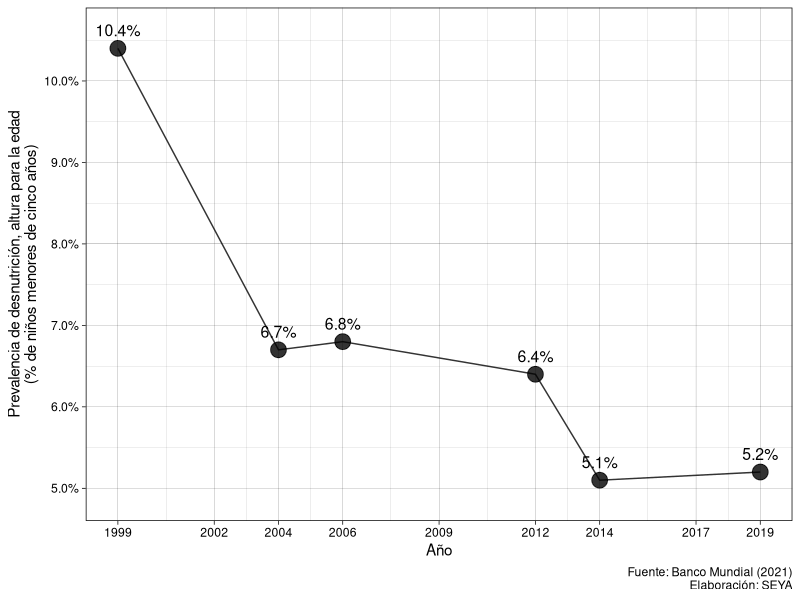

Here is the R script that generated this plot:

############################################################################
############################################################################
###                                                                      ###
###                  SOLUCIONES ECONÓMICAS Y ANALÍTICAS                  ###
###                              @SEYA_Ecu                               ###
###         ELABORACIÓN: @dhecheverria | @byfcl3 | @jeaguilarc_98        ###
###                            TIPS & TRICKS R                           ###
###                                                                      ###
############################################################################
############################################################################



# Librerías ---------------------------------------------------------------

library(tidyverse)

# Datos -------------------------------------------------------------------
data <- tribble(
  ~year, ~value,
  1999, 10.4,
  2004, 6.7,
  2006, 6.8,
  2012, 6.4,
  2014, 5.1,
  2019, 5.2
)

# Desarrollo --------------------------------------------------

data %>% 
  mutate(value = value / 100,
         year = as.numeric(year)) %>% 
  ggplot( aes(x = year, y = value)) + 
  geom_line(aes(group = 2), alpha = 0.8) +
  geom_point(size = 5, alpha = 0.8) +
  geom_text(aes( label = scales::percent(value, accuracy = 0.1L), 
                 x = year, y = value, vjust = -1 ), size = 4) +
  labs(y = "Prevalencia de desnutrición, altura para la edad\n(% de niños menores de cinco años)",
       x = "Año",
       caption = "Fuente: Banco Mundial (2021)\nElaboración: SEYA") +
  scale_color_manual(values = c("#0E4776","#2372B1")) +
  scale_y_continuous(labels = scales::percent, expand = c(0,0.005)) +
  scale_x_continuous(breaks = c(1999, 2002, 2004, 2006, 2009, 2012, 2014, 2017, 2019)) +
  theme_linedraw() +
  theme(legend.position = "none")











